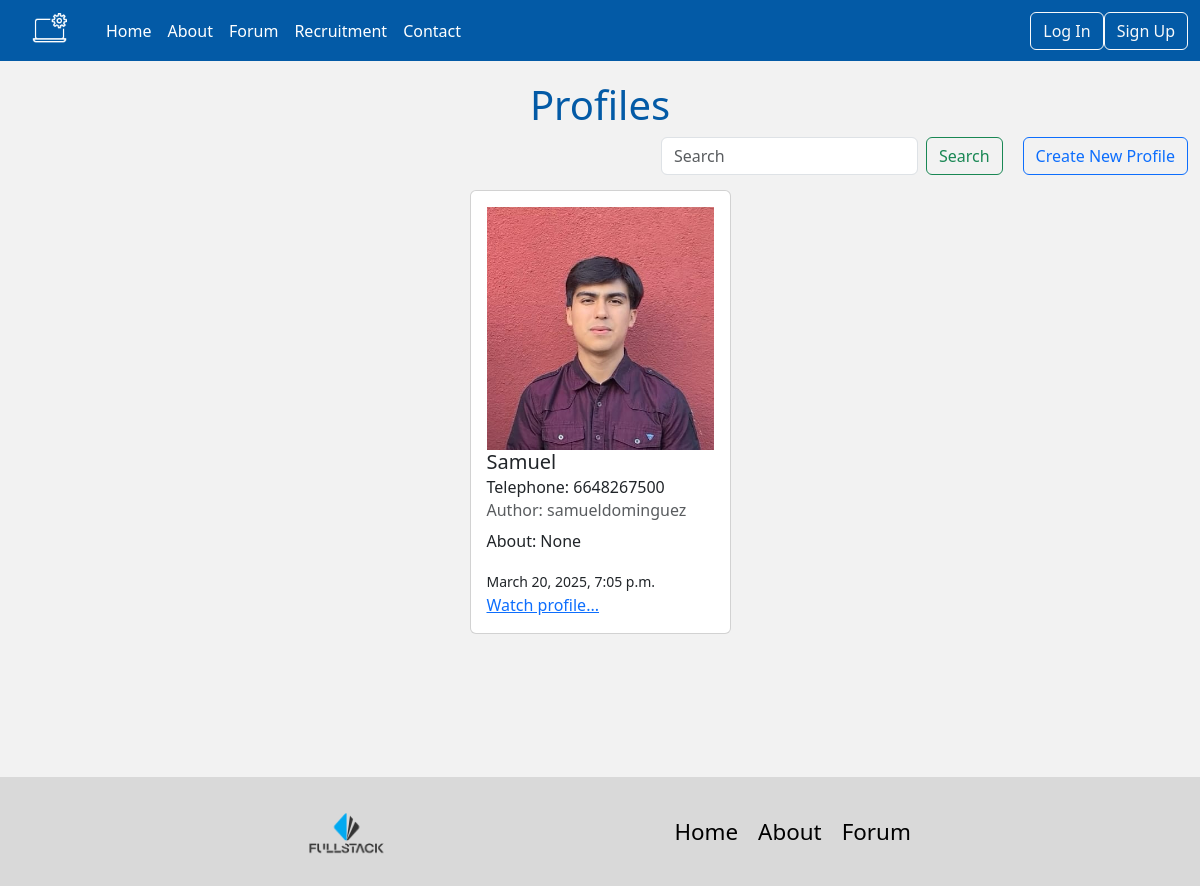
/users/, run on an earlier commit of the app's database.
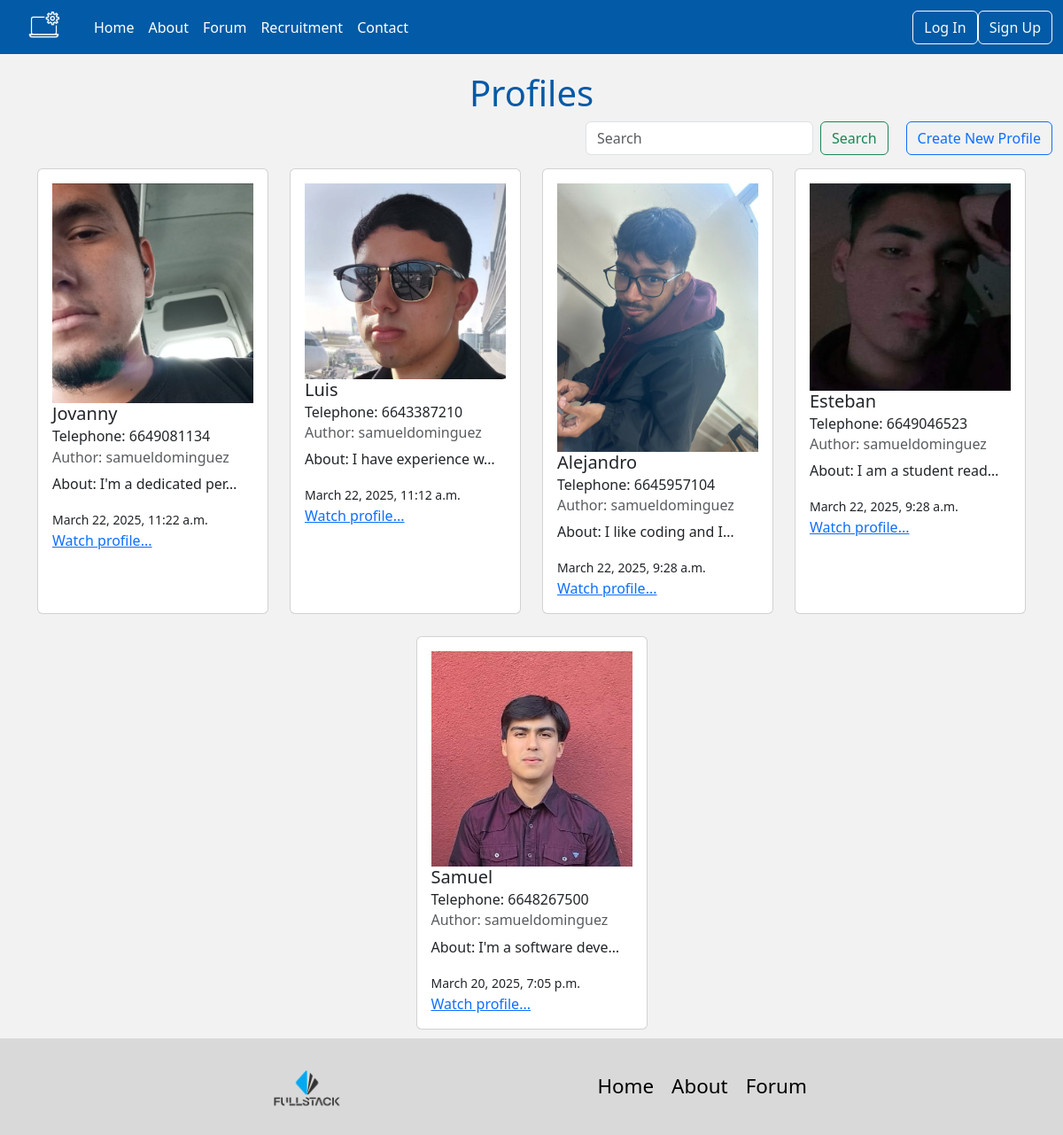
And on a later commit of the database.
### users/models.py (models this page shows, shortened)
class Profile(models.Model):
    picture = models.ImageField(upload_to="profile_pic/", blank=True, null=True)
    name = models.CharField(max_length=250, blank=True, null=True)
    phone_number = models.CharField(max_length=25, blank=True, null=True)
    city = models.CharField(max_length=255, blank=True, null=True)
    state = models.CharField(max_length=255, blank=True, null=True)
    user = models.ForeignKey(User, on_delete=models.CASCADE, related_name="profile")
    description = models.TextField(blank=True, null=True)
    created_at = models.DateTimeField(auto_now_add=True)
    updated_at = models.DateTimeField(auto_now=True)

### users/views.py (the view)
# urls.py: path('', ProfileListView.as_view(), name="profile_list"),
class ProfileListView(ListView):
    template_name = "content/profile_list.html"
    model = Profile
    def get_queryset(self):
        search=self.request.GET.get('search')
        if search:
            results=Profile.objects.filter(name__contains=search)
            return results
        else:
            return Profile.objects.all()
    def get_filtered_data(self, search):
        if search:
            print("Apllying filter")
            results=Profile.objects.filter(name__contains=search).order_by("created_at").reverse
            return results
        else:
            return Profile.objects.all().order_by("created_at").reverse()
    def get_context_data(self, **kwargs):
        context=super().get_context_data(**kwargs)
        search_text=self.request.GET.get('search')
        all_posts=self.get_filtered_data(search_text)
        context["profile_list"]=all_posts
        return context

### templates/content/profile_list.html (shortened to what this page needs)
{% extends 'base.html' %}
{% load static %}
{% block css %}
    <link rel="stylesheet" href="{% static 'css/profile_list.css' %}">
{% endblock %}
{% block content %}
<div class="post-list">
    <div class="header">
        <h1>Profiles</h1>
    </div>
    <div class="filter">
        <form class="d-flex" role="search" method="get">
            <input class="form-control me-2" type="search" name="search" placeholder="Search" aria-label="Search">
            <button class="btn btn-outline-success" type="submit">Search</button>
            <a class="btn btn-outline-primary" href="{% url 'profile_create' %}">Create New Profile</a>
        </form>
    </div>
    <div class="container">
        <div class="row" style="display: flex; justify-content: center;">
            {% for item in profile_list %}
            <div class="col-md-3 col-sm-6 bottom-card" style="display: flex; justify-content: center; margin-bottom: 10px;">
                <div class="card" style="width: 18rem; margin-top: 15px;">
                    <div class="card-body">
                        {% if item.picture %}
                        <img style="max-width: 100%;" src="{{ item.picture.url }}" alt="">
                        {% else %}
                        <img style="max-width: 100%;" src="{% static 'images/default.jpg' %}" alt="">
                        {% endif %}
                        <h5 class="card-title">{{item.name}}</h5>
                        <h6 class="card-subtitle mb-2 text-body-secondarydy">Telephone: {{item.phone_number}}</h6>
                        <h6 class="card-subtitle mb-2 text-body-secondary">Author: {{item.user}}</h6>
                        <p class="card-text">About: {{item.description|truncatechars:20}}</p>
                        <small>{{item.created_at}}</small><br/>
                        <a href="{% url 'profile_detail' item.id %}" class="card-link">Watch profile...</a>
                    </div>
                </div>
            </div>
            {% endfor %}
        </div>
    </div>
</div>
{% endblock %}

### templates/base.html (shortened to what this page needs)
{% load static %}
<!DOCTYPE html>
<html lang="en">
<head>
    <link href="https://cdn.jsdelivr.net/npm/bootstrap@5.3.3/dist/css/bootstrap.min.css" rel="stylesheet">
     <link rel="stylesheet" href="{% static 'css/base.css' %}">
     <link rel="stylesheet" href="{% static 'css/navbar.css' %}">
     {% block css %}{% endblock %}
</head>
<body>
    {% include 'navbar.html' %}
    <main class="container-fluid">
        {% block content %}{% endblock %}
    </main>
    {% include 'footer.html' %}
</body>
</html>

### templates/navbar.html (shortened to what this page needs)
{% load static %}
{% block css %}
<link rel="stylesheet" href="{% static 'css/navbar.css' %}">
{% endblock %}
<nav class="navbar navbar-expand-lg bg-body-tertiary">
  <div class="container-fluid">
    <a class="navbar-brand" href="#"><img src="{% static 'img/Icon.png' %}"></a>
    <div class="collapse navbar-collapse" id="navbarNav">
      <ul class="navbar-nav me-auto">
        <li class="nav-item">
          <a class="nav-link active" aria-current="page" href="{% url 'home' %}">Home</a>
        </li>
        <li class="nav-item">
          <a class="nav-link" href="{% url 'about' %}">About</a>
        </li>
        <li class="nav-item">
          <a class="nav-link" href="{% url 'post_list' %}">Forum</a>
        </li>
        <li>
          <a class="nav-link" href="{% url 'profile_list' %}">Recruitment</a>
        </li>
        <li>
          <a class="nav-link" href="{% url 'contact' %}">Contact</a>
        </li>
      </ul>
      <div class="d-flex" role="search">
        {% if user.is_authenticated %}
            <span class="btn username">{{user.username}}</span>
            <form method="POST" action="{% url 'logout' %}">
              {% csrf_token %}
              <button class="btn btn-outline-light" type="submit">Log Out</button>
            </form>
        {% else %}
        <ul class="navbar-nav me-auto">
          <li class="nav-item">
            <a class="btn btn-outline-light" href="{% url 'login' %}">Log In</a>
          </li>
          <li class="nav-item">
            <a class="btn btn-outline-light" href="{% url 'signup' %}">Sign Up</a>
          </li>
        </ul>
        {% endif %}
      </div>
    </div>
  </div>
</nav>

### templates/footer.html
{% load static %}
{% block css %}
    <link rel="stylesheet" href="{% static 'css/footer.css' %}">
{% endblock %}
<footer>
    <div class="footer">
        <img src="{% static 'img/Logo Blog.png' %}" alt="">
        <nav class="navbar-nav footer-links footer-navbar">
            <a class="nav-link active footer-link" aria-current="page" href="{% url 'home' %}">Home</a>
            <a class="nav-link footer-link" href="{% url 'about' %}">About</a>
            <a class="nav-link footer-link" href="{% url 'post_list' %}">Forum</a>
        </nav>
    </div>
</footer>

### static/css/base.css (style rules this page uses)
:root { --primary-color:#035AA6; --secondary-color:#023059; --neutral-color:#F2F2F2; --background-color:#2173A6; --surface-color:#4AB0D9; --best-color: darkcyan; --lobster-font:"Playfair Display", "serif"; --sans-font:"", ""; }
html, body { padding: 0; margin: 0; min-height: 100dvh; }
body { background-color: #F2F2F2; }
footer { background-color: #D9D9D9; color: white; padding: 12px 0 12px 0; text-align: center; }
main { min-height: calc(100dvh - 104px); }

### static/css/navbar.css (style rules this page uses)
.navbar { background-color: var(--primary-color) !important; color: white !important; }
.navbar-brand, .nav-link { color: white !important; }
.navbar-brand img { max-width: 50%; align-items: center; margin-left: 20px; color: white; filter: brightness(0) invert(1); }
.nav-link { color: white; transition: transform 0.3s ease, box-shadow 0.3s ease; }

### static/css/profile_list.css (style rules this page uses)
.form-control { display: block; width: auto; justify-content: flex-end; padding: .375rem .75rem; font-size: 1rem; font-weight: 400; line-height: 1.5; color: var(--bs-body-color); -webkit-appearance: none; -moz-appearance: none; appearance: none; background-color: var(--bs-body-bg); background-clip: padding-box; border: var(--bs-border-width) solid var(--bs-border-color); border-radius: var(--bs-border-radius); transition: border-color .15s ease-in-out, box-shadow .15s ease-in-out; }
.d-flex { display: flex !important ; justify-content: flex-end; }
h1 { color: var(--primary-color); display: flex; justify-content: center; margin-top: 20px; }
.filter a { margin-left: 20px; }

### static/css/footer.css (style rules this page uses)
footer { width: 100%; }
.footer img { width: 10%; height: auto; }
.footer { display: flex; flex-direction: row; align-items: center !important; justify-content: space-evenly !important; padding: 10px 20px; font-size: 1.4rem; }
.footer-link { color: black !important; gap: 20px !important; }
.footer-navbar { gap: 20px; flex-direction: row; }

What changed in the data, as far as the page shows it:
added Profile: picture (picture), name "Jovanny", phone_number "6649081134", user "samueldominguez", description "I'm a dedicated per…", created_at "March 22, 2025, 11:22 a.m."
added Profile: picture (picture), name "Luis", phone_number "6643387210", user "samueldominguez", description "I have experience w…", created_at "March 22, 2025, 11:12 a.m."
added Profile: picture (picture), name "Alejandro", phone_number "6645957104", user "samueldominguez", description "I like coding and I…", created_at "March 22, 2025, 9:28 a.m."
added Profile: picture (picture), name "Esteban", phone_number "6649046523", user "samueldominguez", description "I am a student read…", created_at "March 22, 2025, 9:28 a.m."
changed Profile "Samuel": description "None" → "I'm a software deve…"
